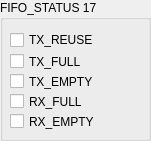
        <widget class="QGroupBox" name="groupBox_13">
         <property name="geometry">
          <rect>
           <x>320</x>
           <y>380</y>
           <width>151</width>
           <height>141</height>
          </rect>
         </property>
         <property name="title">
          <string>FIFO_STATUS 17</string>
         </property>
         <widget class="QCheckBox" name="cbTX_REUSE">
          <property name="geometry">
           <rect>
            <x>10</x>
            <y>30</y>
            <width>111</width>
            <height>20</height>
           </rect>
          </property>
          <property name="toolTip">
           <string>17:6</string>
          </property>
          <property name="text">
           <string>TX_REUSE</string>
          </property>
         </widget>
         <widget class="QCheckBox" name="cbTX_FULL_2">
          <property name="geometry">
           <rect>
            <x>10</x>
            <y>50</y>
            <width>111</width>
            <height>23</height>
           </rect>
          </property>
          <property name="toolTip">
           <string>17:5</string>
          </property>
          <property name="text">
           <string>TX_FULL</string>
          </property>
         </widget>
         <widget class="QCheckBox" name="cbTX_EMPTY">
          <property name="geometry">
           <rect>
            <x>10</x>
            <y>70</y>
            <width>111</width>
            <height>23</height>
           </rect>
          </property>
          <property name="toolTip">
           <string>17:4</string>
          </property>
          <property name="text">
           <string>TX_EMPTY</string>
          </property>
         </widget>
         <widget class="QCheckBox" name="cbRX_FULL">
          <property name="geometry">
           <rect>
            <x>10</x>
            <y>90</y>
            <width>111</width>
            <height>23</height>
           </rect>
          </property>
          <property name="toolTip">
           <string>17:1</string>
          </property>
          <property name="text">
           <string>RX_FULL</string>
          </property>
         </widget>
         <widget class="QCheckBox" name="cbRX_EMPTY">
          <property name="geometry">
           <rect>
            <x>10</x>
            <y>110</y>
            <width>111</width>
            <height>23</height>
           </rect>
          </property>
          <property name="toolTip">
           <string>17:0</string>
          </property>
          <property name="text">
           <string>RX_EMPTY</string>
          </property>
         </widget>
        </widget>
